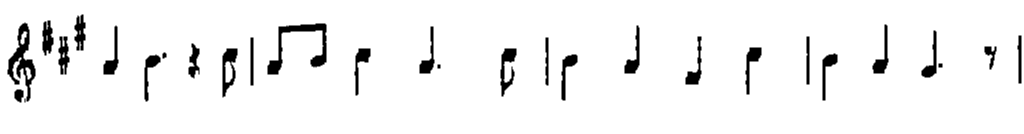
#> input picture images/isolatedNotes.png, 1024 x 134 px
$ python readSheetMusic.py images/isolatedNotes.png
#> lines starting #> are read from the running program, lines starting #| are printed output that depends on the picture; after the words box and inside, x2 and y2 are one past the last pixel; in counts of white or black regions, pixels touching at a corner belong together
import cv2
from itertools import groupby
import numpy as np
from operator import itemgetter
from statistics import median
import sys

def getStaffLineCoordinates(img):
    # Finds horizontal lines in image of extracted staff lines
    lines = cv2.HoughLinesP(img, 1, np.pi/180, 100, 100, 50)

    # Set that contains all y coordinates found in image
    yCoordinates = set()

    # Add y coordinates to set for all horizontal lines in image
    for line in lines:
        for x1,y1,x2,y2 in line:
            yCoordinates.add(y1)

    # Sort set in order to isolate each line
    yCoordinates = sorted(yCoordinates)

    # List to hold range of pixel coordinates for each staff line
    avgYCoordinates = []

    # Get average y-coordinate for each staff line
    for key, group in groupby(enumerate(yCoordinates), lambda i_x: i_x[0] - i_x[1]):
        avgYCoordinates.append(list(map(itemgetter(1), group)))

    # List to hold the finalized median staff coordinate values
    staffLineCoordinates = []

    # Calculate the median coordinates for each staff
    # Using median for now, but might change to mean
    # Because outliers aren't likely on paper
    for coordinates in avgYCoordinates:
        staffLineCoordinates.append(median(coordinates))

    return staffLineCoordinates

def isolateNotesFromStaffLines(img):
    # Load image
#> called with img = 'images/isolatedNotes.png'
    src = cv2.imread(img)
#> src is the input picture: shape (134, 1024, 3); min 0, max 255, mean 241.7

    # Sanity check that it was read correctly
    # Exits otherwise
    if src is None:
        sys.stderr.write('Error loading image!')
        sys.exit(1)

    # Transform image to grayscale if needed
    gray = None

    if src.shape[2] == 3:
        gray = cv2.cvtColor(src, cv2.COLOR_BGR2GRAY)
    else:
        gray = src

    # Apply adaptive threshold to get binary image
    bw = cv2.adaptiveThreshold(~gray, 255, cv2.ADAPTIVE_THRESH_MEAN_C, cv2.THRESH_BINARY, 15, -2)
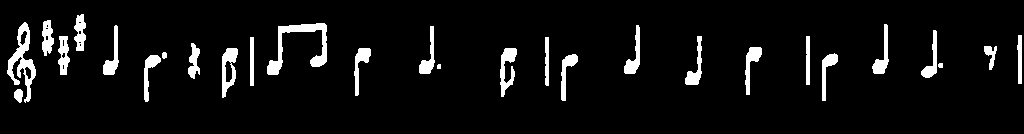
#> bw: shape (134, 1024); 6.1% white; 28 white regions (1 under 20 px), largest, box (x1, y1, x2, y2) and area: (267, 23, 327, 75) 934, (7, 22, 36, 103) 835, (222, 48, 238, 98) 439

    # Initializes variables used to extract horizontal/vertical lines
    horizontal = bw.copy()
    vertical = bw.copy()

    # Size on horizontal axis used for creating horizontal structuring element
    horizontalSize = horizontal.shape[1] // 30
#> horizontalSize = 34
    horizontalStructure = cv2.getStructuringElement(cv2.MORPH_RECT, ksize=(horizontalSize, 1))

    # Erode everything but the staff lines
    horizontal = cv2.erode(horizontal, horizontalStructure, (-1, -1))
#> horizontal: shape (134, 1024); 0.06% white; 1 white region, box (x1, y1, x2, y2) and area: (295, 25, 311, 32) 78
    horizontal = cv2.dilate(horizontal, horizontalStructure, (-1, -1))
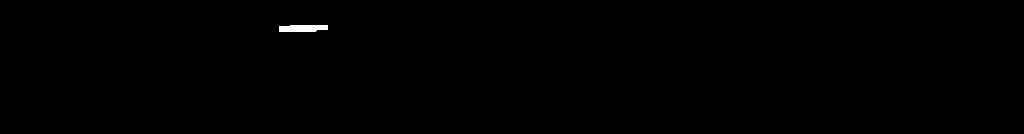
#> horizontal: shape (134, 1024); 0.23% white; 1 white region, box (x1, y1, x2, y2) and area: (279, 25, 328, 32) 309

    # Size on vertical axis for creating vertical structuring element
    verticalSize = vertical.shape[0] // 30
#> verticalSize = 4
    verticalStructure = cv2.getStructuringElement(cv2.MORPH_RECT, (1, verticalSize))
#> verticalStructure = [1, 1, 1, 1]

    # Erode the staff lines leaving just the isolated notes
    vertical = cv2.erode(vertical, verticalStructure, (-1, -1))
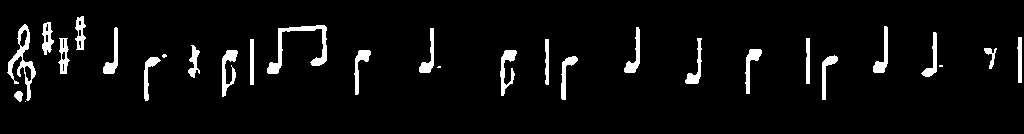
#> vertical: shape (134, 1024); 4.9% white; 29 white regions (4 under 20 px), largest, box (x1, y1, x2, y2) and area: (267, 25, 327, 74) 703, (7, 24, 36, 101) 622, (222, 50, 238, 97) 354
    vertical = cv2.dilate(vertical, verticalStructure, (-1, -1))
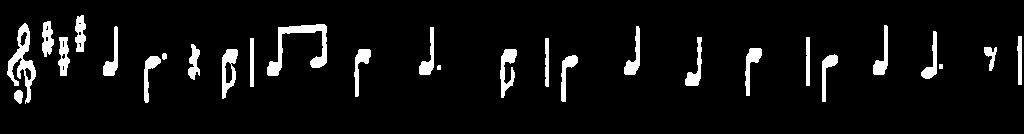
#> vertical: shape (134, 1024); 6.1% white; 28 white regions (1 under 20 px), largest, box (x1, y1, x2, y2) and area: (267, 24, 327, 76) 931, (7, 23, 36, 104) 827, (222, 49, 238, 99) 438

    # Inverse isolated notes images
    vertical = cv2.bitwise_not(vertical)

    # Extract edges in vertical and smooth the image to make notes look cleaner
    edges = cv2.adaptiveThreshold(vertical, 255, cv2.ADAPTIVE_THRESH_MEAN_C, cv2.THRESH_BINARY, 3, -2)
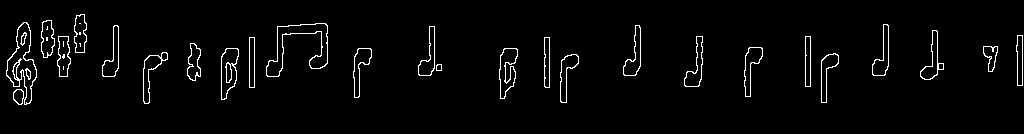
#> edges: shape (134, 1024); 2.8% white in thin lines or dots, all inside (x1, y1, x2, y2) = (6, 14, 1023, 105)
    kernel = np.ones((2, 2, 1), dtype='uint8')
    edges = cv2.dilate(edges, kernel)
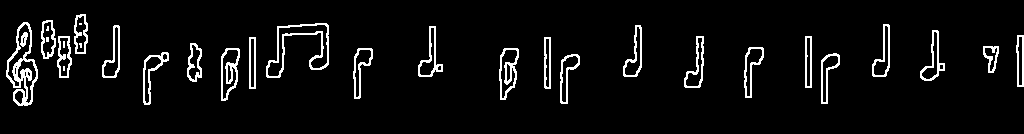
#> edges: shape (134, 1024); 5.6% white in thin lines or dots, all inside (x1, y1, x2, y2) = (6, 14, 1024, 106)
    smooth = vertical.copy()
    smooth = cv2.blur(smooth, (2,2))
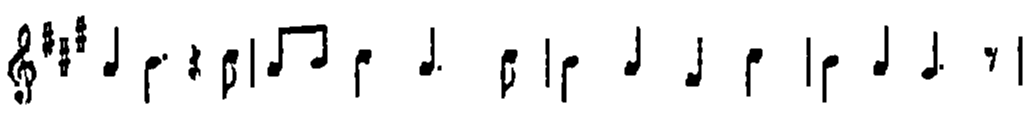
#> smooth: shape (134, 1024); min 0, max 255, mean 239.4
    # Copy smooth to vertical with mask of edges
    locs = np.where(edges != 0)
#> locs = 7664 positions, rows 14 to 105, columns 6 to 1023
    vertical[locs[0], locs[1]] = smooth[locs[0], locs[1]]

    # Average y coordinate values of staff lines
    # First element is top, last is bottom
    staffLines = getStaffLineCoordinates(horizontal)
#> in getStaffLineCoordinates, `lines = cv2.HoughLinesP(img, 1, np.pi/180, 100, 100, 50)`: lines = None
#> after the loop in getStaffLineCoordinates, `for line in lines:`: yCoordinates = 0 items

if __name__ == '__main__':
#> (the run stopped early here; a loop or call above may not have finished)
